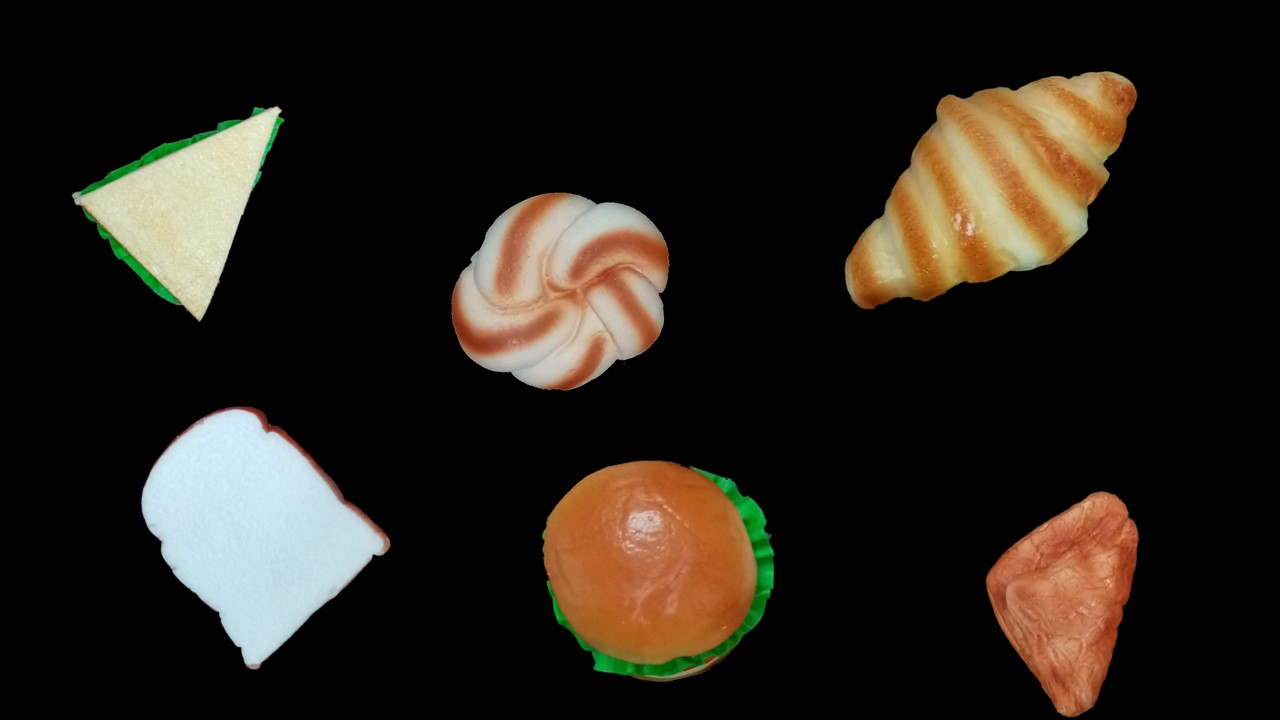
#> input picture images/1.JPG, 1280 x 720 px, found by its file name
$ jupyter execute --allow-errors '09_15_車牌辨識.ipynb'
#> lines starting #> are read from the running program, lines starting #| are printed output that depends on the picture; after the words box and inside, x2 and y2 are one past the last pixel; in counts of white or black regions, pixels touching at a corner belong together
# 車牌辨識(Automatic Number Plate Recognition, ANPR)
### 程式修改自 [Car License Plate Recognition using Raspberry Pi and OpenCV](https://circuitdigest.com/microcontroller-projects/license-plate-recognition-using-raspberry-pi-and-opencv)

## 載入相關套件

[cell 1]
# 載入相關套件
import cv2
import imutils
import numpy as np
import matplotlib.pyplot as plt
import pytesseract
from PIL import Image

## 載入並顯示圖檔

[cell 2]
# 載入圖檔
image = cv2.imread('./images_ocr/1.jpg',cv2.IMREAD_COLOR)
#> image is the input picture: shape (720, 1280, 3); mean B, G, R 25, 32.4, 38.5

# 顯示圖檔
image_RGB = cv2.cvtColor(image, cv2.COLOR_BGR2RGB)
plt.imshow(image_RGB)
plt.axis('off')
plt.show()

## 轉為灰階，萃取輪廓

[cell 3]
# 萃取輪廓
gray = cv2.cvtColor(image, cv2.COLOR_BGR2GRAY) # 轉為灰階
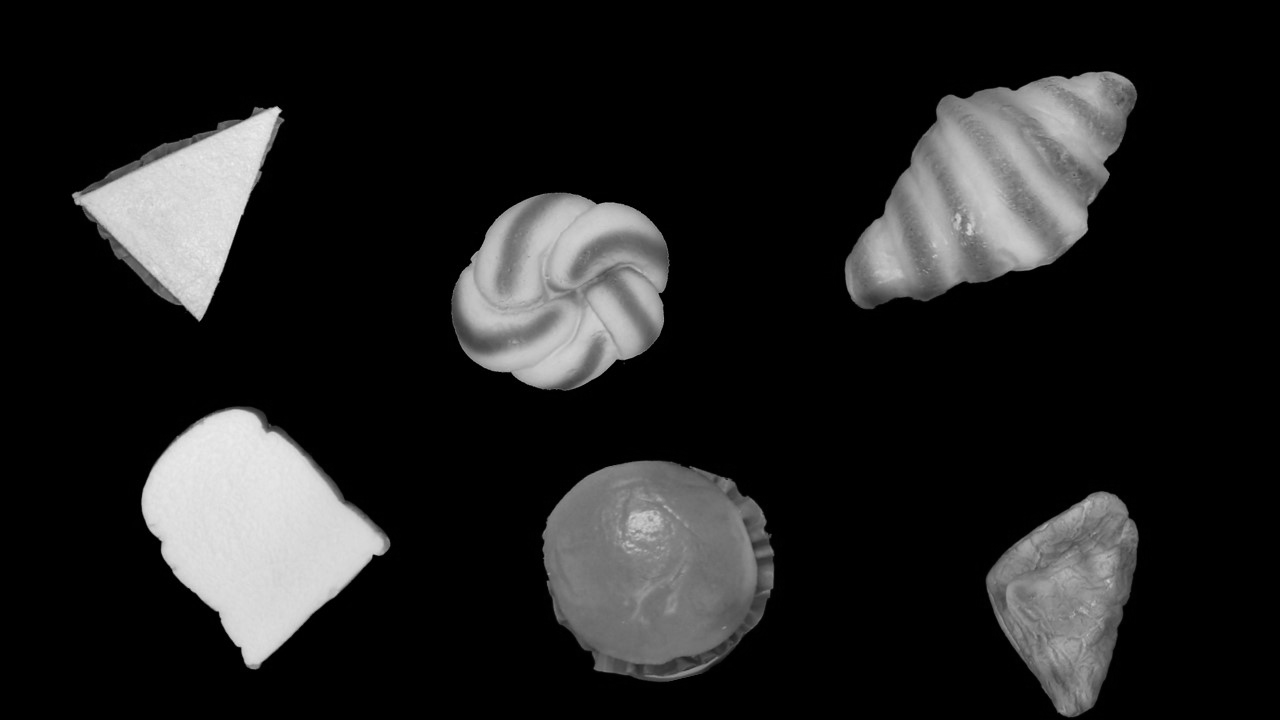
#> gray: shape (720, 1280); min 0, max 240, mean 33.4
gray = cv2.bilateralFilter(gray, 11, 17, 17)   # 模糊化，去除雜訊
edged = cv2.Canny(gray, 30, 200)               # 萃取輪廓
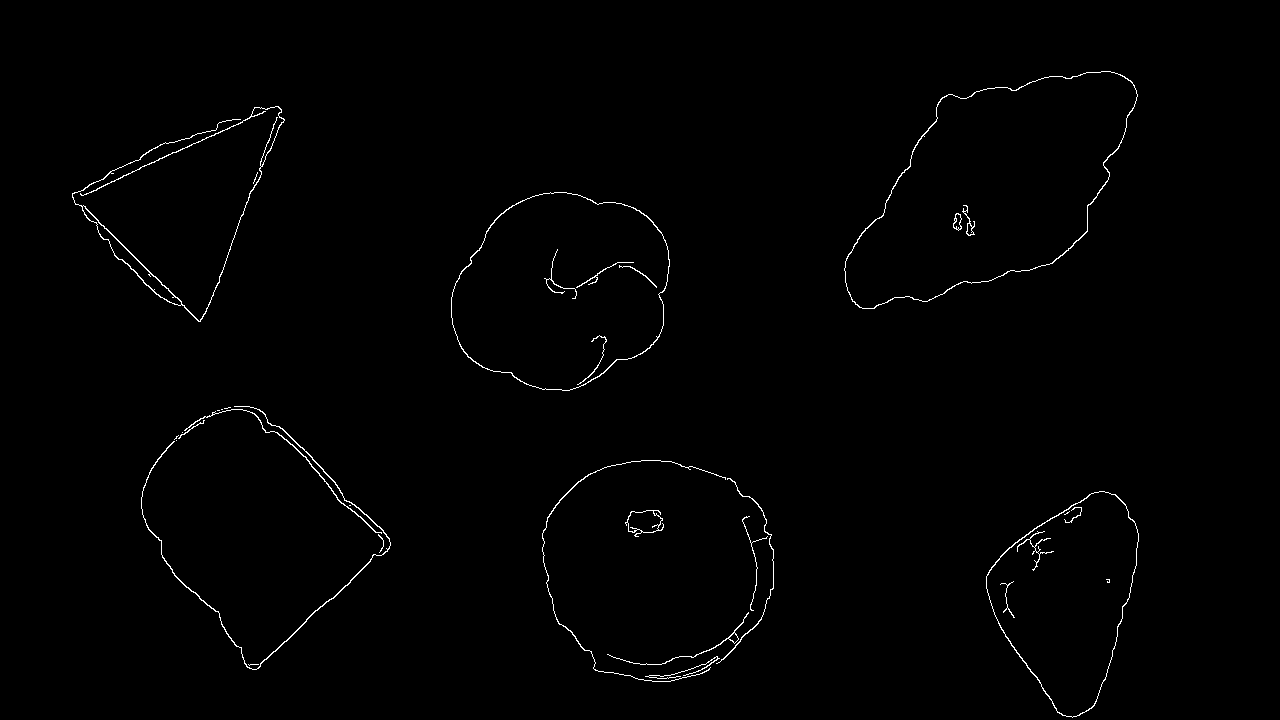
#> edged: shape (720, 1280); 0.8% white in thin lines or dots, all inside (x1, y1, x2, y2) = (72, 71, 1139, 718)

# 顯示圖檔
plt.imshow(edged, cmap='gray')
plt.axis('off')
plt.show()

## 取得等高線區域，並排序，取前10個區域

[cell 4]
# 取得等高線區域，並排序，取前10個區域
cnts = cv2.findContours(edged.copy(), cv2.RETR_TREE, cv2.CHAIN_APPROX_SIMPLE)
#> cnts = 45 contours, 21 with area under 20; largest, box (x1, y1, x2, y2) and area: (844, 71, 1138, 309) 42008, (844, 71, 1138, 309) 41790, (451, 192, 670, 391) 33036, (451, 192, 670, 391) 32874, (986, 491, 1139, 718) 21948
cnts = imutils.grab_contours(cnts)
cnts = sorted(cnts, key = cv2.contourArea, reverse = True)[:10]
#> cnts = 10 contours; largest, box (x1, y1, x2, y2) and area: (844, 71, 1138, 309) 42008, (844, 71, 1138, 309) 41790, (451, 192, 670, 391) 33036, (451, 192, 670, 391) 32874, (986, 491, 1139, 718) 21948

[cell 5]
cnts[0].shape
#> Out = (391, 1, 2)

## 找第一個含四個點的等高線區域

[cell 6]
# 找第一個含四個點的等高線區域
screenCnt = None
for i, c in enumerate(cnts):
    # 計算等高線區域周長
    peri = cv2.arcLength(c, True)
    # 轉為近似多邊形
    approx = cv2.approxPolyDP(c, 0.018 * peri, True)
    # 等高線區域維度
    print(c.shape)

    # 找第一個含四個點的多邊形
    if len(approx) == 4:
        screenCnt = approx
        print(i)
        break
#> this loop made 8 passes
#> (peri, screenCnt) on pass 8: (318.3, [[82, 206], [181, 304], [161, 297], [119, 259]])
#> peri on passes 1 to 6: 921.1, 921.6, 709.7, 709.6, 617.8, 615.4
#| (391, 1, 2)
#| (388, 1, 2)
#| (296, 1, 2)
#| (298, 1, 2)
#| (274, 1, 2)
#| (267, 1, 2)
#| (1036, 1, 2)
#| (107, 1, 2)
#| 7

## 在原圖上繪製多邊形，框住車牌

[cell 7]
# 在原圖上繪製多邊形，框住車牌
if screenCnt is None:
    detected = 0
    print("No contour detected")
else:
    detected = 1

if detected == 1:
    cv2.drawContours(image, [screenCnt], -1, (0, 255, 0), 3)
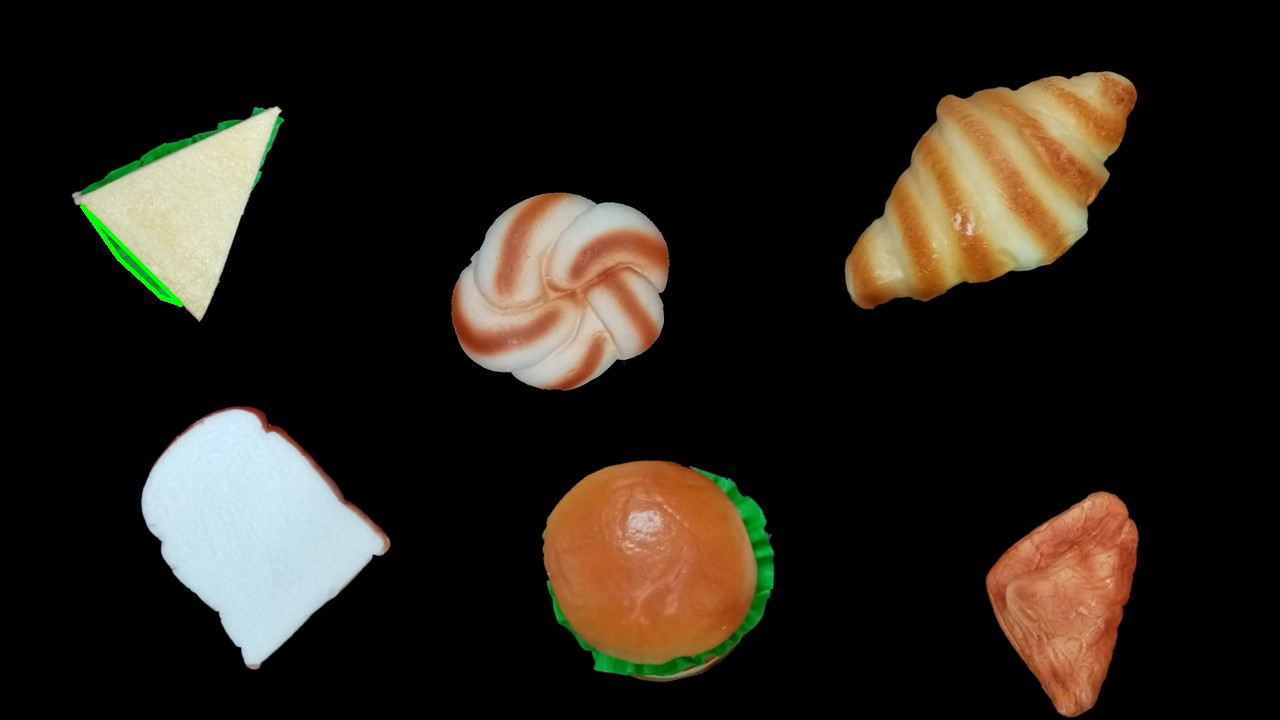
#> image: shape (720, 1280, 3); 0.13% of pixels changed, all inside (x1, y1, x2, y2) = (80, 204, 184, 307)
    print(f'車牌座標=\n{screenCnt}')
#| 車牌座標=
#| [[[ 82 206]]
#|  [[181 304]]
#|  [[161 297]]
#|  [[119 259]]]

## 去除車牌以外的圖像，找出車牌的上下左右的座標，計算車牌寬高

[cell 8]
# 去除車牌以外的圖像
mask = np.zeros(gray.shape,np.uint8)
new_image = cv2.drawContours(mask,[screenCnt],0,255,-1,)
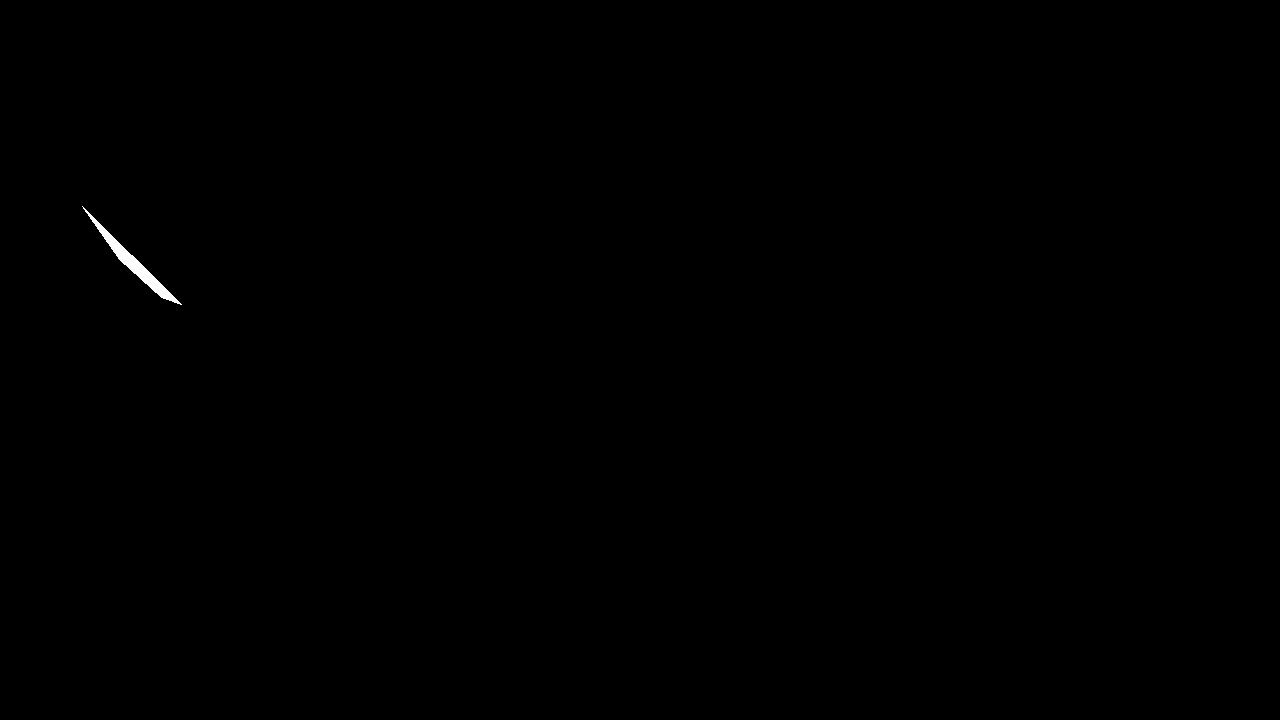
#> new_image: shape (720, 1280); 0.12% white; 1 white region, box (x1, y1, x2, y2) and area: (82, 206, 182, 305) 1151
new_image = cv2.bitwise_and(image, image, mask=mask)
#> new_image: shape (720, 1280, 3)

# 轉為浮點數
src_pts = np.array(screenCnt, dtype=np.float32)
#> src_pts = [[82, 206], [181, 304], [161, 297], [119, 259]]

# 找出車牌的上下左右的座標
left = min([x[0][0] for x in src_pts])
#> left = 82
right = max([x[0][0] for x in src_pts])
#> right = 181
top = min([x[0][1] for x in src_pts])
#> top = 206
bottom = max([x[0][1] for x in src_pts])
#> bottom = 304

# 計算車牌寬高
width = right - left
#> width = 99
height = bottom - top
#> height = 98
print(f'寬度={width}, 高度={height}')
#| 寬度=99.0, 高度=98.0

## 仿射(affine transformation)，將車牌轉為矩形

[cell 9]
# 計算仿射(affine transformation)的目標區域座標，須與擷取的等高線區域座標順序相同
if src_pts[0][0][0] > src_pts[1][0][0] and src_pts[0][0][1] < src_pts[3][0][1]:
    print('起始點為右上角')
    dst_pts = np.array([[width, 0], [0, 0], [0, height], [width, height]], dtype=np.float32)
elif src_pts[0][0][0] < src_pts[1][0][0] and src_pts[0][0][1] > src_pts[3][0][1]:
    print('起始點為左下角')
    dst_pts = np.array([[0, height], [width, height], [width, 0], [0, 0]], dtype=np.float32)
else:
    print('起始點為左上角')
    dst_pts = np.array([[0, 0], [0, height], [width, height], [width, 0]], dtype=np.float32)
#> dst_pts = [[0, 0], [0, 98], [99, 98], [99, 0]]

# 仿射
M = cv2.getPerspectiveTransform(src_pts, dst_pts)
#> M = [[-0.445, 0.45, -56.11], [0.368, -0.257, 22.75], [0.00487, -0.00581, 1]]
Cropped = cv2.warpPerspective(gray, M, (int(width), int(height)))
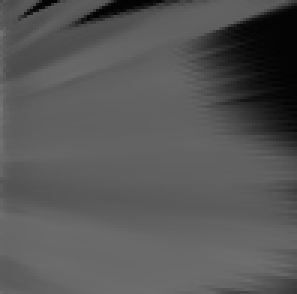
#> Cropped: shape (98, 99) (shown 3 times larger); min 3, max 118, mean 86.3

$ run again, with images/600px-1911_Solvay_conference.jpg copied over images/1.JPG
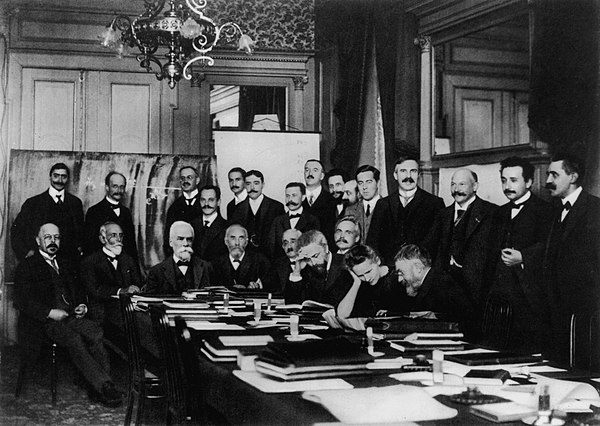
#> input picture images/600px-1911_Solvay_conference.jpg, 600 x 426 px, found by its file name
#> image is the input picture: shape (426, 600, 3); min 0, max 255, mean 73.9
#> `edged = cv2.Canny(gray, 30, 200)`:
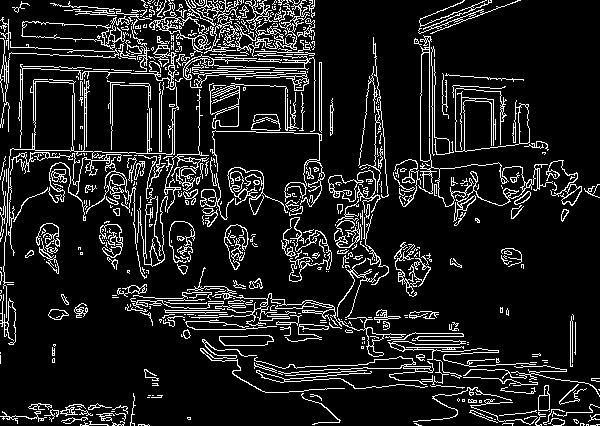
#> edged: shape (426, 600); 11.8% white in thin lines or dots
#> `cnts = cv2.findContours(edged.copy(), cv2.RETR_TREE, cv2.CHAIN_APPROX_..`: cnts = 994 contours, 811 with area under 20; largest, box (x1, y1, x2, y2) and area: (21, 16, 130, 50) 1352, (22, 21, 109, 45) 1187, (149, 0, 316, 132) 926, (227, 167, 288, 215) 859, (227, 167, 264, 199) 774
#> `cnts = sorted(cnts, key = cv2.contourArea, reverse = True)[:10]`: cnts = 10 contours; largest, box (x1, y1, x2, y2) and area: (21, 16, 130, 50) 1352, (22, 21, 109, 45) 1187, (149, 0, 316, 132) 926, (227, 167, 288, 215) 859, (227, 167, 264, 199) 774
#> the loop `for i, c in enumerate(cnts):` made 10 passes
#> (peri, screenCnt) on pass 10: (1970.8, [[423, 35], [419, 187], [552, 183], [420, 159]])
#> (printed output is left out)
#> image: shape (426, 600, 3); 0.8% of pixels changed, all inside (x1, y1, x2, y2) = (417, 33, 555, 190)
#| 車牌座標=
#| [[[423  35]]
#|  [[419 187]]
#|  [[552 183]]
#|  [[420 159]]]
#> src_pts = [[423, 35], [419, 187], [552, 183], [420, 159]]
#> left = 419
#> right = 552
#> top = 35
#> bottom = 187
#> width = 133
#> height = 152
#| 寬度=133.0, 高度=152.0
#> dst_pts = [[133, 0], [0, 0], [0, 152], [133, 152]]
#> M = [[8.9e-05, 0.00296, -0.591], [-0.359, -0.00946, 152.3], [-0.00237, -3.51e-05, 1]]
#> `Cropped = cv2.warpPerspective(gray, M, (int(width), int(height)))`:
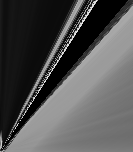
#> Cropped: shape (152, 133); min 0, max 230, mean 81.8
